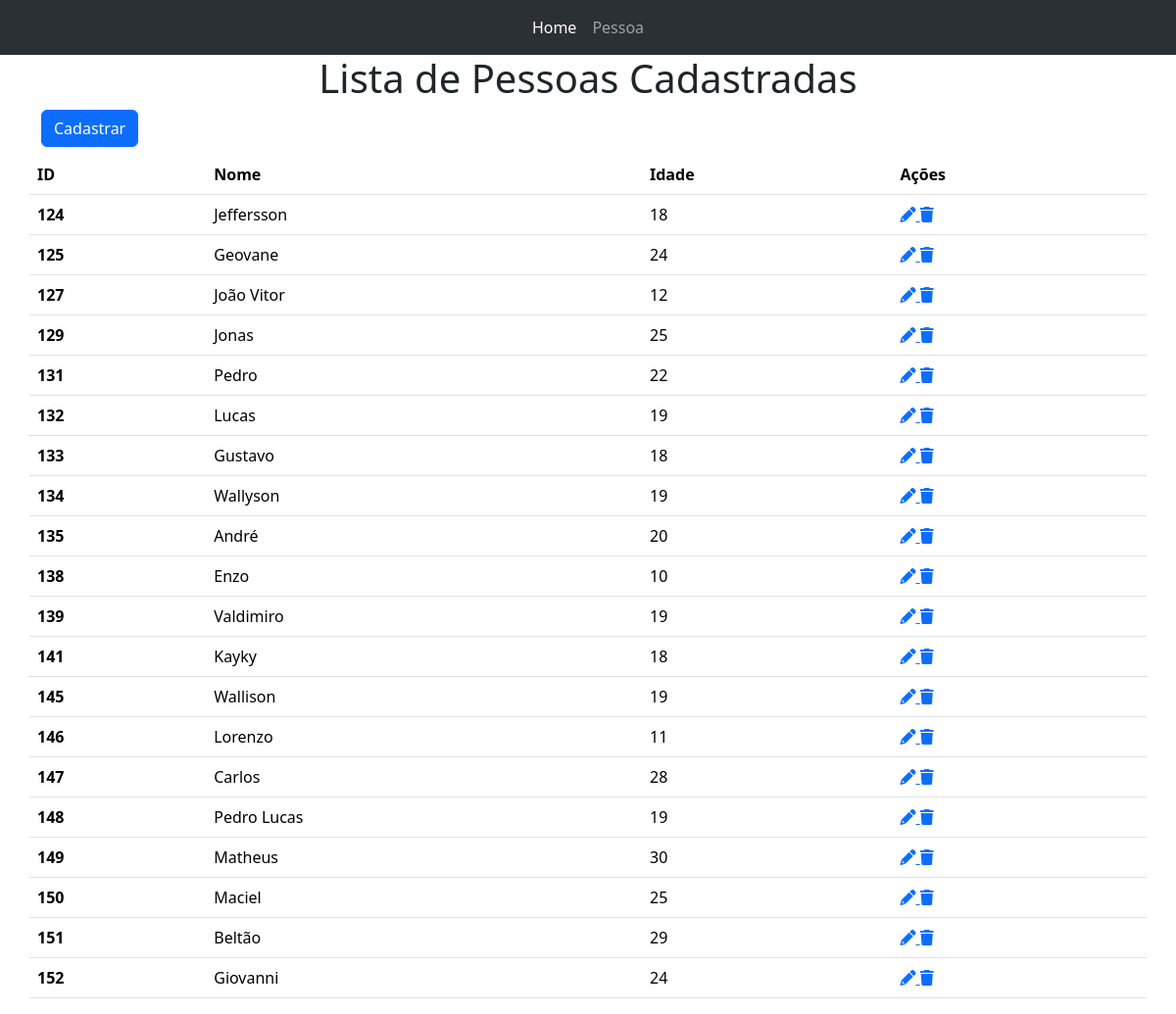
The page /core/pessoa/ on the database its author committed.
### core/models.py (models this page shows, shortened)
class Pessoa(models.Model):
    nome = models.CharField(max_length=100)
    idade = models.IntegerField(null=True)

### core/views.py (the view)
# urls.py: path('pessoa/', PessoaListView.as_view(), name="pessoa_list"),
class PessoaListView(ListView):
    model = Pessoa
    template_name = "pessoa/listagem_pessoas.html"

### core/templates/pessoa/listagem_pessoas.html
{%extends "base.html" %}
{% block conteudo %}
<h1 style="text-align: center;">Lista de Pessoas Cadastradas</h1>
<a href="{% url 'create' %}"><button class="btn btn-primary">Cadastrar</button></a>
<div class="row">
    <table class="table mt-2">
        <thead>
            <tr>
                <th scope="col">ID</th>
                <th scope="col">Nome</th>
                <th scope="col">Idade</th>
                <th scope="col">Ações</th>
            </tr>
        </thead>
        {% for pessoa in object_list %}
            <tbody>
            <tr>
                <th scope="row">{{ pessoa.id }}</th>
                <td>
                    {{ pessoa.nome }}
                </td>
                <td>
                    {{ pessoa.idade }}
                </td>
                <td>
                    <a href="{% url 'editar' pessoa.id %}">
                        <i class="fa fa-pencil-alt"></i>
                    </a>
                    <a href="{% url 'delete' pessoa.pk %}">
                        <i class="fa fa-trash"></i>
                    </a>
                </td>
            </tr>
            </tbody>
        {% endfor %}
        </table>
</div>
{% endblock %}

### templates/base.html (shortened to what this page needs)
<!DOCTYPE html>
<html lang="pt-br">
<head>
    <link href="https://cdn.jsdelivr.net/npm/bootstrap@5.3.3/dist/css/bootstrap.min.css" rel="stylesheet">
    <link rel="stylesheet" href="https://cdnjs.cloudflare.com/ajax/libs/font-awesome/6.0.0/css/all.min.css">
</head>
<body>
    <nav class="navbar navbar-expand-lg bg-dark bg-body-tertiary" data-bs-theme="dark">
        <div class="container-fluid justify-content-center">
          <div class="collapse navbar-collapse justify-content-center" id="navbarText">
            <ul class="navbar-nav mb-2 mb-lg-0 justify-content-center">
              <li class="nav-item">
                <a class="nav-link active" aria-current="page" href="/core">Home</a>
              </li>
              <li class="nav-item">
                <a class="nav-link" href="/core/pessoa">Pessoa</a>
            </ul>
          </div>
        </div>
      </nav>
    <div class="container">
      {% block conteudo %}
      {% endblock %}
    </div>
</body>
</html>

### rows shown on the page
Pessoa: id "124", nome "Jeffersson", idade "18"
Pessoa: id "125", nome "Geovane", idade "24"
Pessoa: id "127", nome "João Vitor", idade "12"
Pessoa: id "129", nome "Jonas", idade "25"
Pessoa: id "131", nome "Pedro", idade "22"
Pessoa: id "132", nome "Lucas", idade "19"
Pessoa: id "133", nome "Gustavo", idade "18"
Pessoa: id "134", nome "Wallyson", idade "19"
Pessoa: id "135", nome "André", idade "20"
Pessoa: id "138", nome "Enzo", idade "10"
Pessoa: id "139", nome "Valdimiro", idade "19"
Pessoa: id "141", nome "Kayky", idade "18"
Pessoa: id "145", nome "Wallison", idade "19"
Pessoa: id "146", nome "Lorenzo", idade "11"
Pessoa: id "147", nome "Carlos", idade "28"
Pessoa: id "148", nome "Pedro Lucas", idade "19"
Pessoa: id "149", nome "Matheus", idade "30"
Pessoa: id "150", nome "Maciel", idade "25"
Pessoa: id "151", nome "Beltão", idade "29"
Pessoa: id "152", nome "Giovanni", idade "24"
